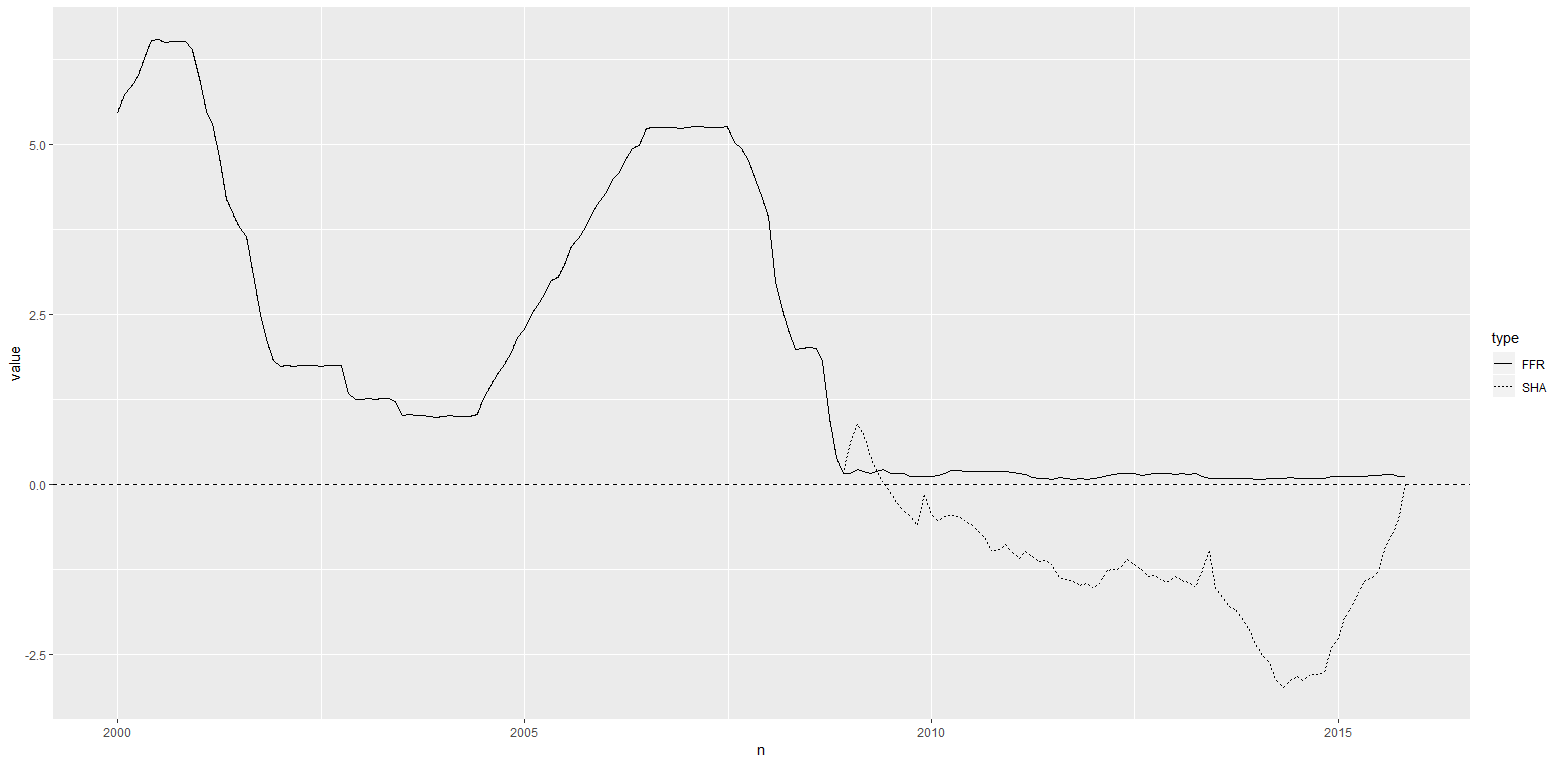

Source code (R):

library(forecast)
library(tidyverse)
library(Quandl)
library(tseries)
library(vars)


# Data 2000-2016 --------------------------------------------------------------------

FFR <- Quandl("FRED/FEDFUNDS") %>% 
  filter(Date >= "2000-01-01", Date < "2015-12-01") %>% 
  arrange(Date)

SHA <- Quandl("SHADOWS/US") %>% 
  filter(Date >= "2000-01-01", Date < "2016-01-01") %>% 
  arrange(Date)

CPI <- Quandl("FRED/CPIAUCSL") %>% 
  filter(Date >= "2000-01-01", Date < "2015-12-01") %>% 
  arrange(Date)

PROD <- Quandl("FRED/INDPRO") %>% 
  filter(Date >= "2000-01-01", Date < "2015-12-01") %>% 
  arrange(Date)

Aktie <- read_delim("//student.aau.dk/Users/aklitg15/Desktop/aktiepriser_eikon - negativmodel.csv", ";", escape_double = FALSE, locale = locale(decimal_mark = ","), trim_ws = TRUE)

COM <- Quandl("FRED/PPIIDC") %>% 
  filter(Date >= "2000-01-01", Date < "2015-12-01") %>% 
  arrange(Date)

UNE <- Quandl("FRED/UNRATE") %>% 
  filter(Date >= "2000-01-01", Date < "2015-12-01") %>% 
  arrange(Date)

BOND <- Quandl("FED/SVENY", collapse = "m") %>% 
  filter(Date >= "2000-01-01", Date < "2015-12-01") %>% 
  arrange(Date)

# Variabel  --------------------------------------------------------------

FFR <- FFR$Value
SHA <- SHA$`Policy Rate`
CPI <- CPI$Value
PROD <- PROD$Value
DOW <- Aktie$`US DOW JONES INDUSTRIALS SHARE PRICE INDEX (EP) NADJ`
COM <- COM$Value
UNE <- UNE$Value
SPREAD <- BOND$SVENY05-BOND$SVENY02

# Stationæritet-test  ---------------------------------------------------- PROBLEMER MED STATIONÆRITET!!

adf.test(PROD)

dFFR <- diff(FFR)
dSHA <- diff(SHA)
dCPI <- diff(log(CPI))*100
dPROD <- diff(log(PROD))*100
dDOW <- diff(log(DOW))*100
dCOM <- diff(log(COM))*100
dUNE <- diff(UNE)
dSPREAD <- diff(SPREAD)

# Datasæt til model-------------------------------------------------------

Data <-  cbind(dCPI,dPROD,dFFR) #Grundmodel
Data1 <- cbind(dCPI,dPROD,dSHA) #Negativ model
Data2 <- cbind(dCPI,dCOM,dPROD,dSHA) #Negativ model + commodity
Data3 <- cbind(dCPI,dDOW,dPROD,dSHA) #Negativ model + aktie (D&J)
Data4 <- cbind(dCPI,dUNE,dPROD,dSHA) #Negativ model + Unemployment
Data5 <- cbind(dCPI,dSPREAD,dPROD,dSHA) #Negativ model + Spread

# Modeller  --------------------------------------------------------------

VARselect(Data, lag.max = 24)
V <- VAR(Data, p=3)
irf_FFR <- irf(V, impulse = "dFFR", response = "dCPI", ortho = T, cumulative = T, n.ahead = 24)
plot(irf_FFR)

VARselect(Data1, lag.max = 24)
V1 <- VAR(Data1, p=3)
irf_SHA <- irf(V1, impulse = "dSHA", response = "dCPI", ortho = T, cumulative = T, n.ahead = 24)
plot(irf_SHA)

VARselect(Data2, lag.max = 24)
V2 <- VAR(Data2, p=3)
irf2 <- irf(V2, impulse = "dSHA", response = "dCPI", ortho = T, cumulative = T, n.ahead = 24)
plot(irf2)

VARselect(Data3, lag.max = 24)
V3 <- VAR(Data3, p=3)
irf3 <- irf(V3, impulse = "dSHA", response = "dCPI", ortho = T, cumulative = T, n.ahead = 24)
plot(irf3)

VARselect(Data4, lag.max = 24)
V4 <- VAR(Data4, p=3)
irf4 <- irf(V4, impulse = "dSHA", response = "dCPI", ortho = T, cumulative = T, n.ahead = 24)
plot(irf4)

VARselect(Data5, lag.max = 24)
V5 <- VAR(Data5, p=3)
irf5 <- irf(V5, impulse = "dSHA", response = "dCPI", ortho = T, cumulative = T, n.ahead = 24)
plot(irf5)

# TEST af rækkefølge 3 Variable--------------------------------------------------------------------

irf1 <-  irf(VAR(Data1[,c(1,2,3)], p=3), impulse = "dSHA", response = "dCPI", ortho = T, cumulative = T, n.ahead = 24)
irf2 <-  irf(VAR(Data1[,c(1,3,2)], p=3), impulse = "dSHA", response = "dCPI", ortho = T, cumulative = T, n.ahead = 24)
irf3 <-  irf(VAR(Data1[,c(2,1,3)], p=3), impulse = "dSHA", response = "dCPI", ortho = T, cumulative = T, n.ahead = 24)
irf4 <-  irf(VAR(Data1[,c(2,3,1)], p=3), impulse = "dSHA", response = "dCPI", ortho = T, cumulative = T, n.ahead = 24)
irf5 <-  irf(VAR(Data1[,c(3,1,2)], p=3), impulse = "dSHA", response = "dCPI", ortho = T, cumulative = T, n.ahead = 24)
irf6 <-  irf(VAR(Data1[,c(3,2,1)], p=3), impulse = "dSHA", response = "dCPI", ortho = T, cumulative = T, n.ahead = 24)

b <- cbind(irf1$irf$dSHA,
           irf2$irf$dSHA,
           irf3$irf$dSHA,
           irf4$irf$dSHA,
           irf5$irf$dSHA,
           irf6$irf$dSHA)

b %>% as_tibble %>% mutate(n=c(1:25)) %>% gather(variable, value, -n) %>% ggplot(aes(n, value, group=variable)) + geom_line()

# TEST af rækkefølge 4 Variable--------------------------------------------------------------------

irf1 <-  irf(VAR(Data2[,c(1,2,3,4)], p=3), impulse = "dSHA", response = "dCPI", ortho = T, cumulative = T, n.ahead = 24)
irf2 <-  irf(VAR(Data2[,c(1,2,4,3)], p=3), impulse = "dSHA", response = "dCPI", ortho = T, cumulative = T, n.ahead = 24)
irf3 <-  irf(VAR(Data2[,c(1,3,4,2)], p=3), impulse = "dSHA", response = "dCPI", ortho = T, cumulative = T, n.ahead = 24)
irf4 <-  irf(VAR(Data2[,c(1,3,2,4)], p=3), impulse = "dSHA", response = "dCPI", ortho = T, cumulative = T, n.ahead = 24)
irf5 <-  irf(VAR(Data2[,c(1,4,2,3)], p=3), impulse = "dSHA", response = "dCPI", ortho = T, cumulative = T, n.ahead = 24)
irf6 <-  irf(VAR(Data2[,c(1,4,3,2)], p=3), impulse = "dSHA", response = "dCPI", ortho = T, cumulative = T, n.ahead = 24)

irf7 <-  irf(VAR(Data2[,c(2,1,3,4)], p=3), impulse = "dSHA", response = "dCPI", ortho = T, cumulative = T, n.ahead = 24)
irf8 <-  irf(VAR(Data2[,c(2,1,4,3)], p=3), impulse = "dSHA", response = "dCPI", ortho = T, cumulative = T, n.ahead = 24)
irf9 <-  irf(VAR(Data2[,c(2,3,4,1)], p=3), impulse = "dSHA", response = "dCPI", ortho = T, cumulative = T, n.ahead = 24)
irf10 <- irf(VAR(Data2[,c(2,3,1,4)], p=3), impulse = "dSHA", response = "dCPI", ortho = T, cumulative = T, n.ahead = 24)
irf11 <- irf(VAR(Data2[,c(2,4,3,1)], p=3), impulse = "dSHA", response = "dCPI", ortho = T, cumulative = T, n.ahead = 24)
irf12 <- irf(VAR(Data2[,c(2,4,1,3)], p=3), impulse = "dSHA", response = "dCPI", ortho = T, cumulative = T, n.ahead = 24)

irf13 <- irf(VAR(Data2[,c(3,1,2,4)], p=3), impulse = "dSHA", response = "dCPI", ortho = T, cumulative = T, n.ahead = 24)
irf14 <- irf(VAR(Data2[,c(3,1,4,2)], p=3), impulse = "dSHA", response = "dCPI", ortho = T, cumulative = T, n.ahead = 24)
irf15 <- irf(VAR(Data2[,c(3,2,1,4)], p=3), impulse = "dSHA", response = "dCPI", ortho = T, cumulative = T, n.ahead = 24)
irf16 <- irf(VAR(Data2[,c(3,2,4,1)], p=3), impulse = "dSHA", response = "dCPI", ortho = T, cumulative = T, n.ahead = 24)
irf17 <- irf(VAR(Data2[,c(3,4,1,2)], p=3), impulse = "dSHA", response = "dCPI", ortho = T, cumulative = T, n.ahead = 24)
irf18 <- irf(VAR(Data2[,c(3,4,2,1)], p=3), impulse = "dSHA", response = "dCPI", ortho = T, cumulative = T, n.ahead = 24)

irf19 <- irf(VAR(Data2[,c(4,1,2,3)], p=3), impulse = "dSHA", response = "dCPI", ortho = T, cumulative = T, n.ahead = 24)
irf20 <- irf(VAR(Data2[,c(4,1,3,2)], p=3), impulse = "dSHA", response = "dCPI", ortho = T, cumulative = T, n.ahead = 24)
irf21 <- irf(VAR(Data2[,c(4,2,1,3)], p=3), impulse = "dSHA", response = "dCPI", ortho = T, cumulative = T, n.ahead = 24)
irf22 <- irf(VAR(Data2[,c(4,2,3,1)], p=3), impulse = "dSHA", response = "dCPI", ortho = T, cumulative = T, n.ahead = 24)
irf23 <- irf(VAR(Data2[,c(4,3,1,2)], p=3), impulse = "dSHA", response = "dCPI", ortho = T, cumulative = T, n.ahead = 24)
irf24 <- irf(VAR(Data2[,c(4,3,2,1)], p=3), impulse = "dSHA", response = "dCPI", ortho = T, cumulative = T, n.ahead = 24)

a <- cbind(irf1$irf$dSHA,
           irf2$irf$dSHA,
           irf3$irf$dSHA,
           irf4$irf$dSHA,
           irf5$irf$dSHA,
           irf6$irf$dSHA,
           irf7$irf$dSHA,
           irf8$irf$dSHA,
           irf9$irf$dSHA,
           irf10$irf$dSHA,
           irf11$irf$dSHA,
           irf12$irf$dSHA,
           irf13$irf$dSHA,
           irf14$irf$dSHA,
           irf15$irf$dSHA,
           irf16$irf$dSHA,
           irf17$irf$dSHA,
           irf18$irf$dSHA,
           irf19$irf$dSHA,
           irf20$irf$dSHA,
           irf21$irf$dSHA,
           irf22$irf$dSHA,
           irf23$irf$dSHA,
           irf24$irf$dSHA)

a %>% as_tibble %>% mutate(n=c(1:25)) %>% gather(variable, value, -n) %>% ggplot(aes(n, value, group=variable)) + geom_line()

# GGPLOT ------------------------------------------------------------------

SHA2 <- SHA %>% as_tibble %>% mutate(type="SHA", n=seq(from=as.Date("2000-01-01"), to =as.Date("2015-11-01"), by="months"))
FFR2 <- FFR %>% as_tibble %>% mutate(type="FFR", n=seq(from=as.Date("2000-01-01"), to =as.Date("2015-11-01"), by="months"))
negativ <- rbind(FFR2,SHA2)
negativ %>% ggplot(aes(n, value, linetype=type)) + geom_line() + geom_hline(aes(yintercept=0),linetype="dashed")

irf_FFR1 <- irf_FFR$irf$dFFR
irf_FFR2 <- irf_FFR$Lower$dFFR
irf_FFR3 <- irf_FFR$Upper$dFFR

samligning_FFR <- cbind(irf_FFR1,irf_FFR2,irf_FFR3) %>% as_tibble  %>% mutate(type="hej") %>% mutate(n=c(1:25))
samligning1 <- samligning_FFR %>% gather(variable, value, -type)

irf_SHA1 <- irf_SHA$irf$dSHA
irf_SHA2 <- irf_SHA$Lower$dSHA
irf_SHA3 <- irf_SHA$Upper$dSHA

samligning_SHA <- cbind(irf_SHA1,irf_SHA2,irf_SHA3) %>% as_tibble  %>% mutate(type="dav") %>% mutate(n=c(1:25))
samligning2 <- samligning_SHA %>% gather(variable, value, -type)


samligning <- rbind(samligning_FFR,samligning_SHA)

samligning %>% gather(variable, value, -type, -n) %>% 
  ggplot(aes(n, value, linetype=variable, color=type))+ 
  geom_line(size=0.6) + 
  geom_hline(aes(yintercept=0), linetype="dotted") + 
  scale_linetype_manual(values = c("solid", "dashed", "dashed"))
